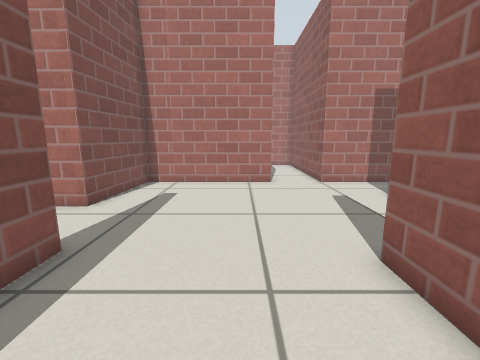
view 1 (above)

15 first-person views from a walk through a world built for the Gazebo simulator. The camera is 0.61 m above the floor, tilts 10° down and sees 90° across. The floor is counted in squares, 0.25 m on a side. Each view is taken from the middle of a square. On the plan, view 1 faces up. The plan holds only what a view shows up to about 17 squares ahead; the rest is blank. Gazebo's built-in surfaces are drawn with simple patterns.

view 2
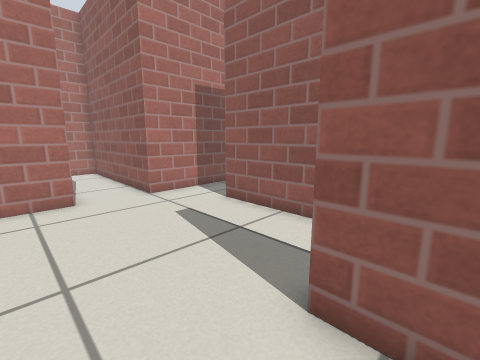

view 3
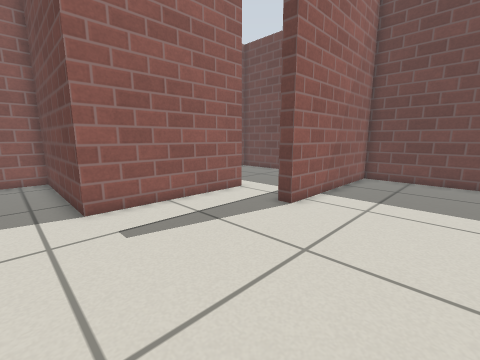

view 4
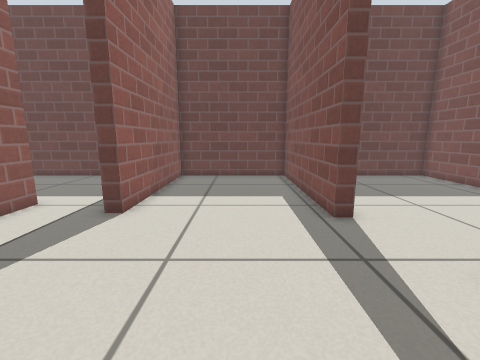

view 5
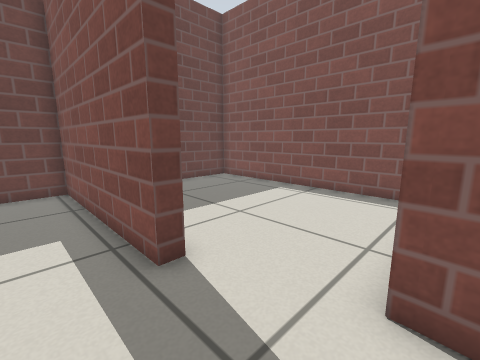

view 6
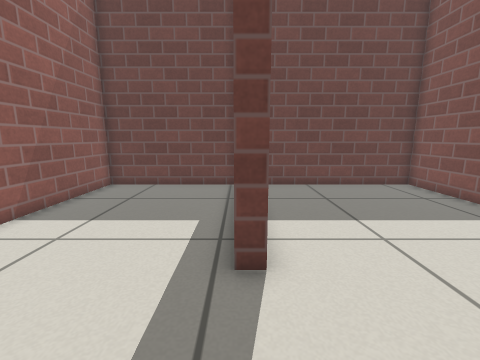

view 7
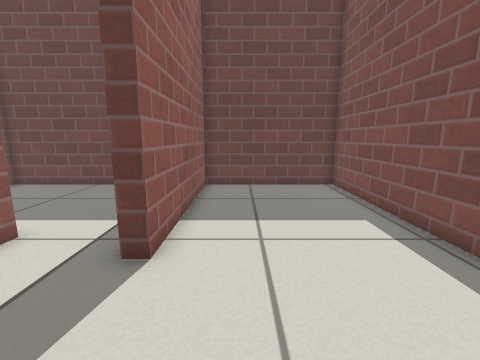

view 8
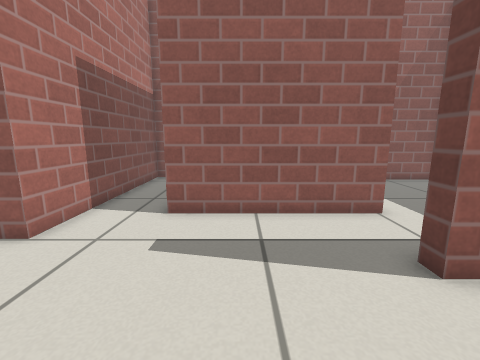

view 9
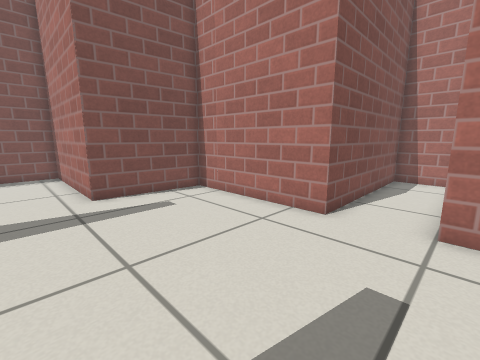

view 10
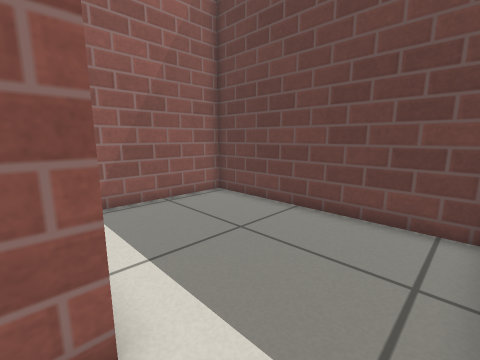

view 11
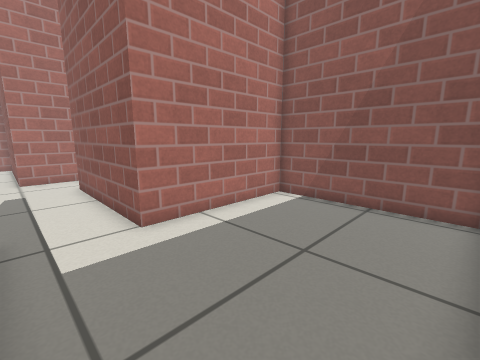

view 12
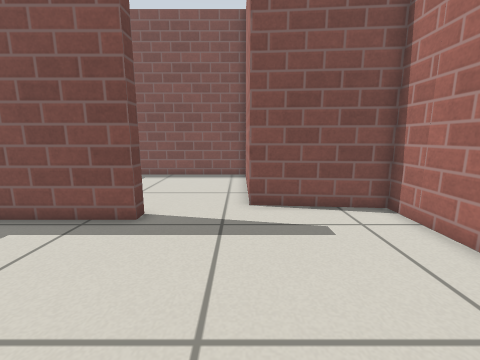

view 13
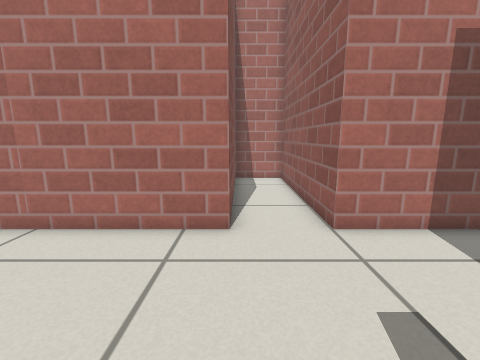

view 14
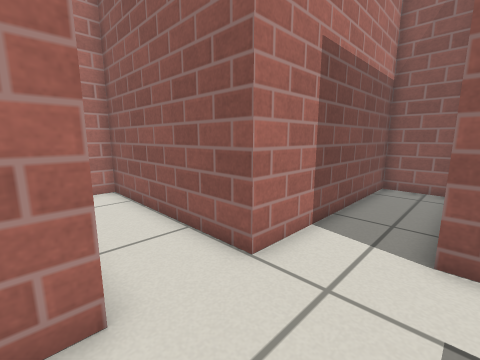

view 15
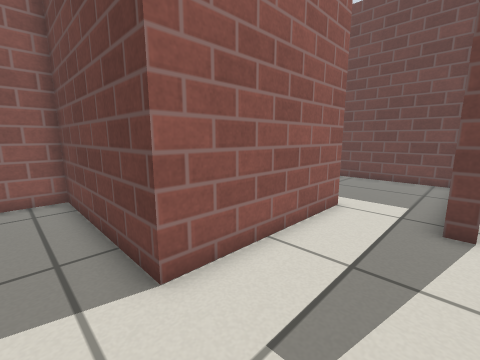

### Floor plan
Points are (right, up) in squares from view 1. A wall is a line through its corners. A room is listed if a view was taken in it or the views show most of it. See-through windows are left out.
Room 1 (views 1, 2, 3, 4, 5, 6, 7, 8, 9, 12, 13, 14, 15)
walls: (-4.6, 4.9) (-3.9, 4.9) (-3.9, -3.4) (2.8, -3.4) (2.8, 4.5) (3.5, 4.5); (6.5, 4.4) (6.5, 10.4) (13.9, 10.4) (13.9, 13.2) (4.5, 13.2) (4.5, 21.6) (1.7, 21.6) (1.7, 13.2) (-5.1, 13.2) (-5.5, 8.4) (-6.5, 8.4)
ways out: opening at (5, 3.5) to room 2; opening at (-5, 6) to room 3
Room 2 (views 10, 11)
walls: (3.8, -3.4) (12.9, -3.4) (12.9, 3.4) (6.5, 3.4) (6.5, 4.4)
ways out: opening at (5, 3.5) to room 1
Room 3 (no view inside)
walls: (-6.5, 8.4) (-12.9, 8.4) (-12.9, -3.4) (-5.5, -3.4)
ways out: opening at (-5, 6) to room 1

Positions as (right, up) in squares from view 1, and headings:
1: (0, 0), facing up
2: (0, 3), facing up-right
3: (-2, 12), facing down-right
4: (-1, 12), facing down
5: (-2, 9), facing down-left
6: (-4, 9), facing down
7: (1, 9), facing down
8: (-1, 8), facing right
9: (5, 6), facing up-left
10: (4, 4), facing down-right
11: (4, -3), facing up-right
12: (3, 8), facing left
13: (2, 7), facing up
14: (1, 10), facing up-right
15: (3, 12), facing down-right
